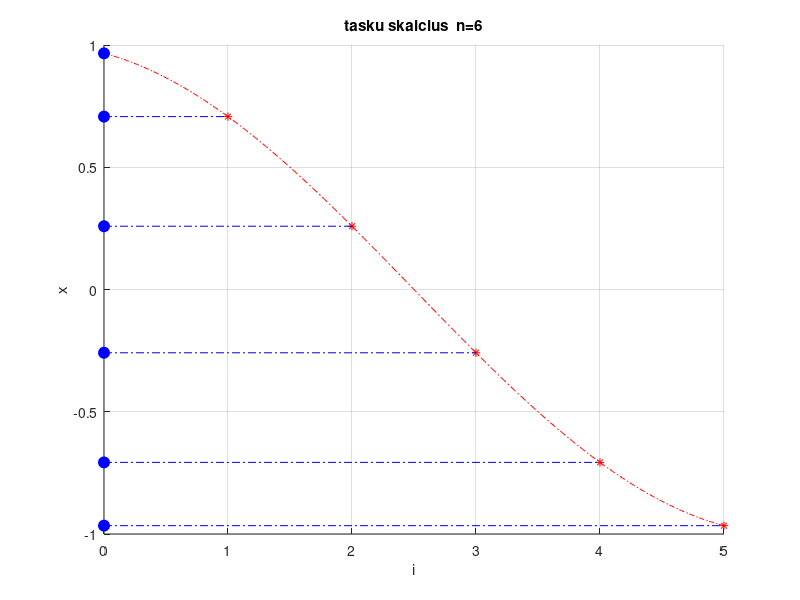

MATLAB code to generate this figure:
close all
n=6
fg=figure(1),hold on,grid on
set(fg,'Color','w')

j=0:n-1
plot(j,cos(pi*(2*j+1)/(2*n)),'r*')
jj=0:0.01:n-1
plot(jj,cos(pi*(2*jj+1)/(2*n)),'r-.')


plot(j*0,cos(pi*(2*j+1)/(2*n)),'bo','MarkerSize',8,'MarkerFaceColor','b')

for i=j
     plot([0,i],[1,1]*cos(pi*(2*i+1)/(2*n)),'b-.')
end
xlabel('i');
ylabel('x');
title(sprintf('tasku skaicius  n=%d',n))
